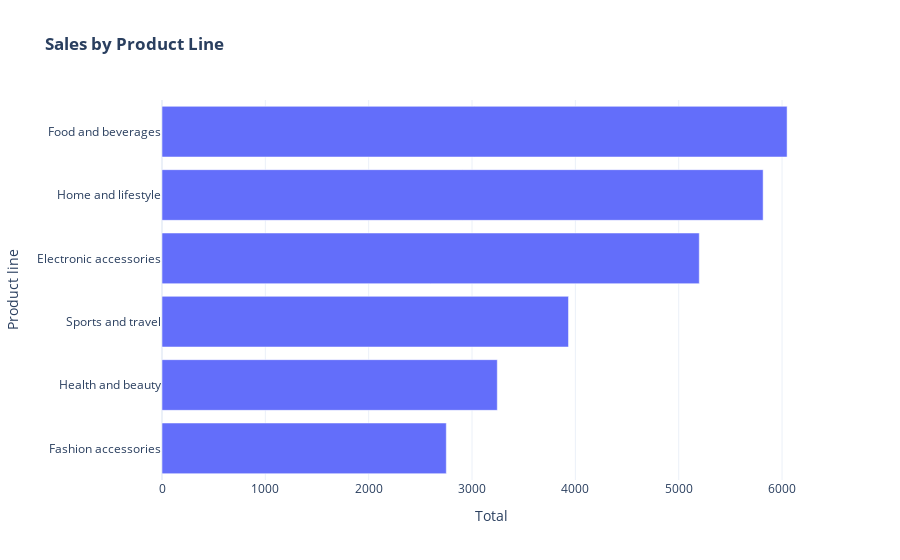

The code cell stored with this chart in its notebook:
### Code cell
fig_product_sales

### Figure 1 — Plotly figure (JSON) as saved in the notebook; plotly's stock layout.template omitted (floating-point values rounded to 4 significant figures)
{"data": [{"alignmentgroup": "True", "hovertemplate": "Total=%{x}<br>Product line=%{y}<extra></extra>", "legendgroup": "", "marker": {"color": "#636efa", "pattern": {"shape": ""}}, "name": "", "offsetgroup": "", "orientation": "h", "showlegend": false, "textposition": "auto", "type": "bar", "x": [2751.0, 3245.0, 3934.0, 5199.0, 5817, 6049.0], "xaxis": "x", "y": ["Fashion accessories", "Health and beauty", "Sports and travel", "Electronic accessories", "Home and lifestyle", "Food and beverages"], "yaxis": "y"}], "layout": {"barmode": "relative", "legend": {"tracegroupgap": 0}, "title": {"text": "<b>Sales by Product Line</b>"}, "xaxis": {"anchor": "y", "domain": [0, 1], "title": {"text": "Total"}}, "yaxis": {"anchor": "x", "domain": [0, 1], "title": {"text": "Product line"}}}}
